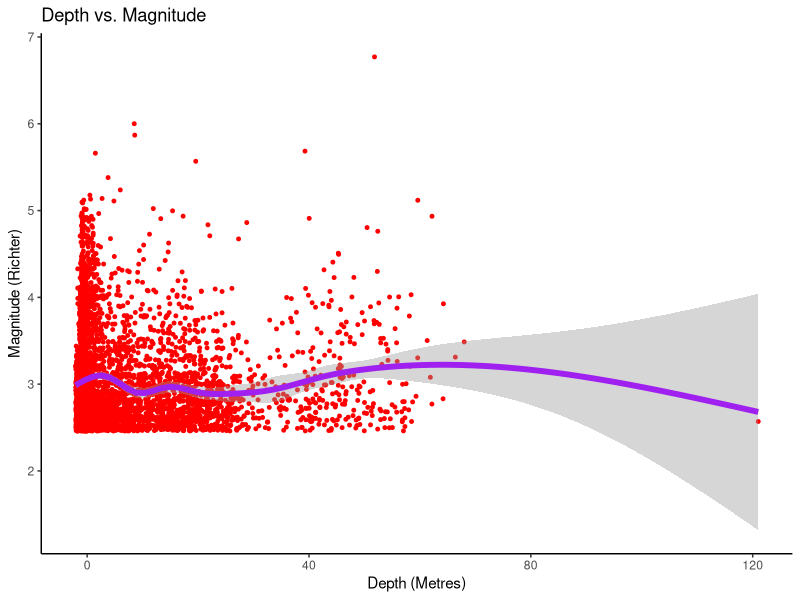

Reproduce this figure in R.
library(dplyr)
library(ggplot2)
quakeData <- read.csv("pnw-cat-recent-processed.csv", stringsAsFactors = FALSE)

depthMagnitude <- function(earthquakes) {
  trimmedQuakes <-  earthquakes %>% select(lat:mag)
  depthMagCorrelate <- trimmedQuakes %>% ggplot() +
                        geom_point(aes(depth, mag), position = "jitter", color = "red", size = 1) +
                        geom_smooth(aes(depth, mag), size = 2, color = "purple", level = .99) +
                        theme_classic() +
                        labs(x = "Depth (Metres)", y = "Magnitude (Richter)",
                             title = "Depth vs. Magnitude")
  print(depthMagCorrelate)
}

depthMagnitude(quakeData)
